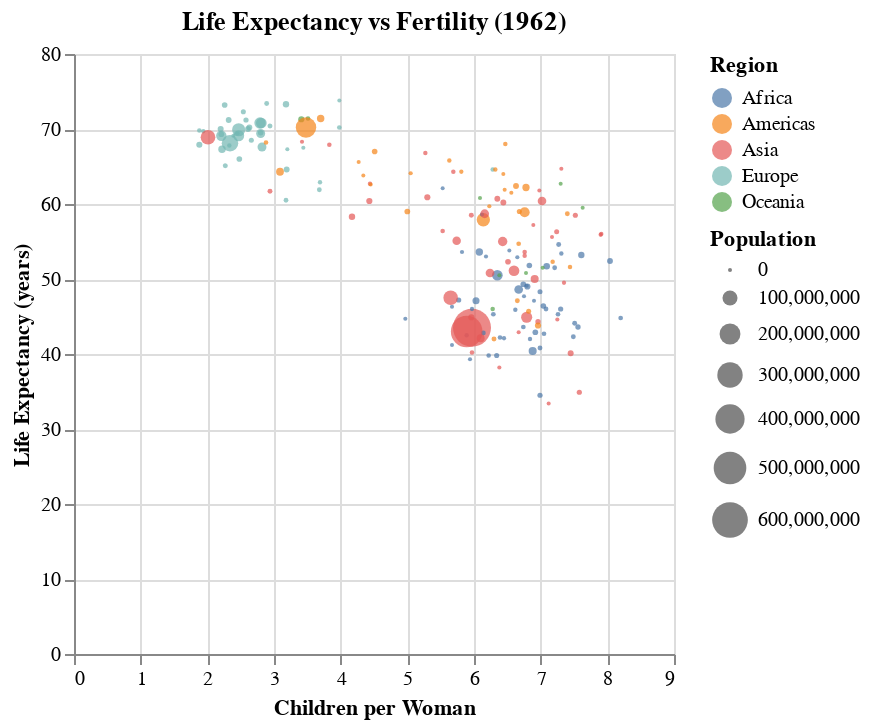

Notebook code cell kept with this figure:
### Code cell
# Create bubble chart
# Filter dataframe for data in 1962
filter_df = gapminder_data[gapminder_data['year'] == '1962']
filter_df

bubble_chart = alt.Chart(filter_df, title = "Life Expectancy vs Fertility (1962)").mark_circle().encode(
    x = alt.X("children_per_woman", title = "Children per Woman"),
    y = alt.Y("life_expectancy", title = "Life Expectancy (years)"),
    size = alt.Size("population", title = "Population"),
    color = alt.Color("region", title = "Region"),
    tooltip = ["country", "children_per_woman", "life_expectancy", "region"])

bubble_chart.display()

### Figure 1 — Vega-Lite specification as saved in the notebook (floating-point values rounded to 4 significant figures; data arrays with more than 128 entries replaced by an {"elided": "..."} marker saying what was removed)
{"$schema": "https://vega.github.io/schema/vega-lite/v5.20.1.json", "config": {"view": {"continuousHeight": 300, "continuousWidth": 300}}, "data": {"name": "data-f584f5793eda5d442678acf29d30d04e"}, "datasets": {"data-f584f5793eda5d442678acf29d30d04e": {"elided": "178 records"}}, "encoding": {"color": {"field": "region", "title": "Region", "type": "nominal"}, "size": {"field": "population", "title": "Population", "type": "quantitative"}, "tooltip": [{"field": "country", "type": "nominal"}, {"field": "children_per_woman", "type": "quantitative"}, {"field": "life_expectancy", "type": "quantitative"}, {"field": "region", "type": "nominal"}], "x": {"field": "children_per_woman", "title": "Children per Woman", "type": "quantitative"}, "y": {"field": "life_expectancy", "title": "Life Expectancy (years)", "type": "quantitative"}}, "mark": {"type": "circle"}, "title": "Life Expectancy vs Fertility (1962)"}
